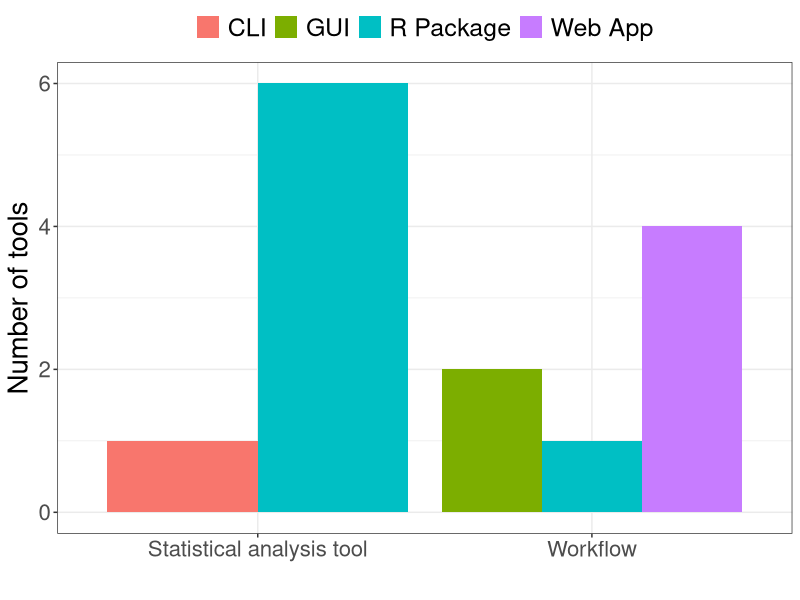

Reproduce this figure in R.
## ---- chunk 1
library(ggplot2)
tools <- readxl::read_excel("tools.xlsx")
ggplot(tools, aes(class, ..count..)) +
  geom_bar(aes(fill = type), position = "dodge") +
  xlab("") +
  ylab("Number of tools") +
  theme_bw() +
  theme(legend.title = element_blank(),
        legend.text = element_text(size = 18),
        axis.text = element_text(size = 16),
        axis.title = element_text(size = 20),
        legend.position = "top")
